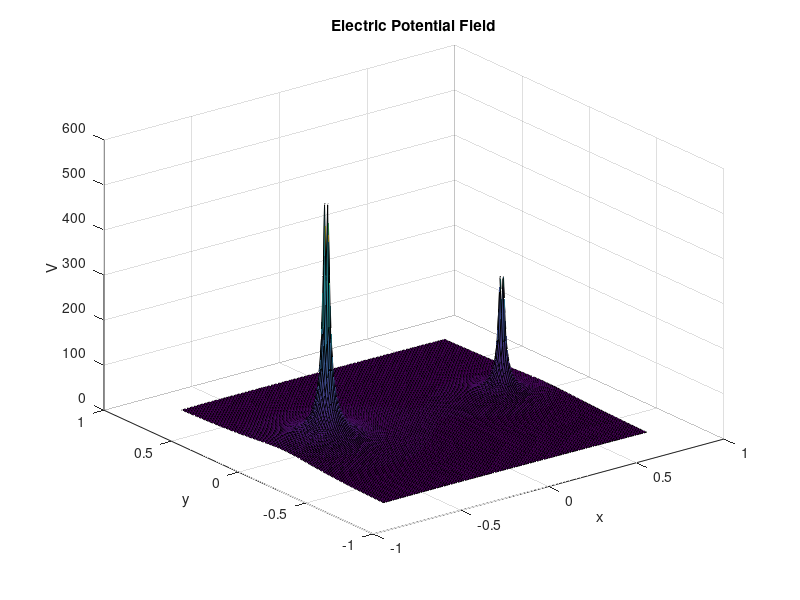
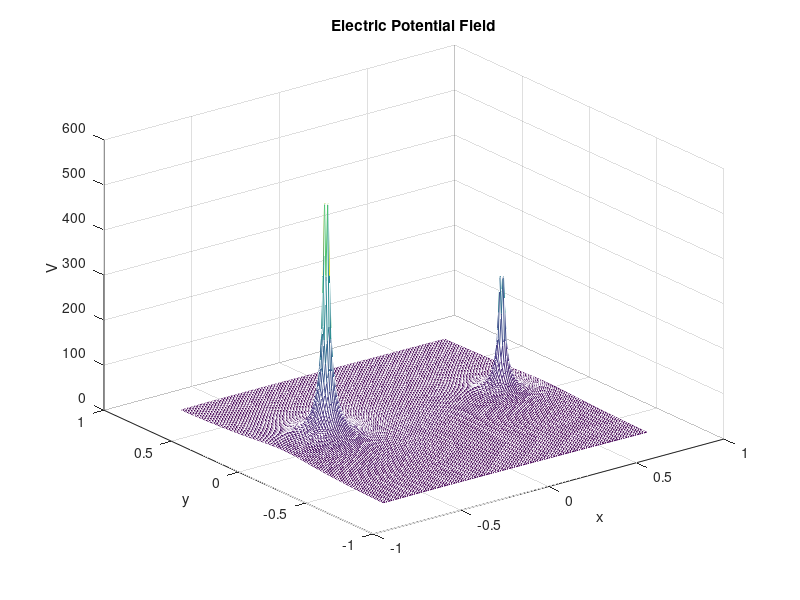

These figures' MATLAB source, in order: (Note: this script raises an error after producing the figures.)
% FIRST NAME, LAST NAME = SELİN, TÜRKMEN

clear all
close all

%% Question 1
e0 = 8.854*(10^-12);
c = 1/(4*pi*e0);
q1 = 3*10^-10;
q2 = 6*10^-10;

[x,y] = meshgrid(-0.75:0.01:0.75,-0.75:0.01:0.75);
V = c.*((q1./sqrt((x-0.5).^2+y.^2))+(q2./sqrt((x+0.5).^2+y.^2)));

figure
surf(x,y,V),xlabel('x'),ylabel('y'),zlabel('V'), title('Electric Potential Field')
figure
meshc(x,y,V),xlabel('x'),ylabel('y'),zlabel('V'), title('Electric Potential Field')

%% Question 2
h = animatedline;
x = linspace(-100,350);
xlabel('Distance(m)')
ylabel('Amplitude(V)')
title('Free-Space EM Wave Propagation')
legend('Amplitude= -2.4317 V')

for k = 1:length(x)
    y = cos(2*pi*5*x(k));
    addpoints(h,x(k),y);
    drawnow limitrate
end
drawnow
%% Question 3

han = animatedline;

m = 1.5;
h0 = 26;
v0 = 18;
g = 9.8;
E(1) = m*g*h0 + m*v0^2/2;
hmax(1) = E(1)/(m*g);
t2(1) = v0/g + sqrt(2*hmax(1)/g);
t0= t2(1);
t = [0:0.01:t0];
h = h0 + v0*t -(g*t.^2)/2;

addpoints(han,t,h);
drawnow limitrate

i=1;
while E(i)>10
    E(i+1)= 0.8*E(i);
    hmax(i+1) = E(i+1)/(m*g);
    v(i)= sqrt(2*E(i+1)/m);
    t2(i+1) = t2(i)+2*sqrt(2*hmax(i+1)/g);
    tr2=t2(i+1);
    tr1=t2(i);
    t= [tr1:0.01:tr2];
    h1 = (v(i)*(t-t2(i)))-((g*(t-t2(i)).^2)/2);
    
hold on
addpoints(han,t,h1);
drawnow limitrate

i=i+1;
end
drawnow


%% HW END